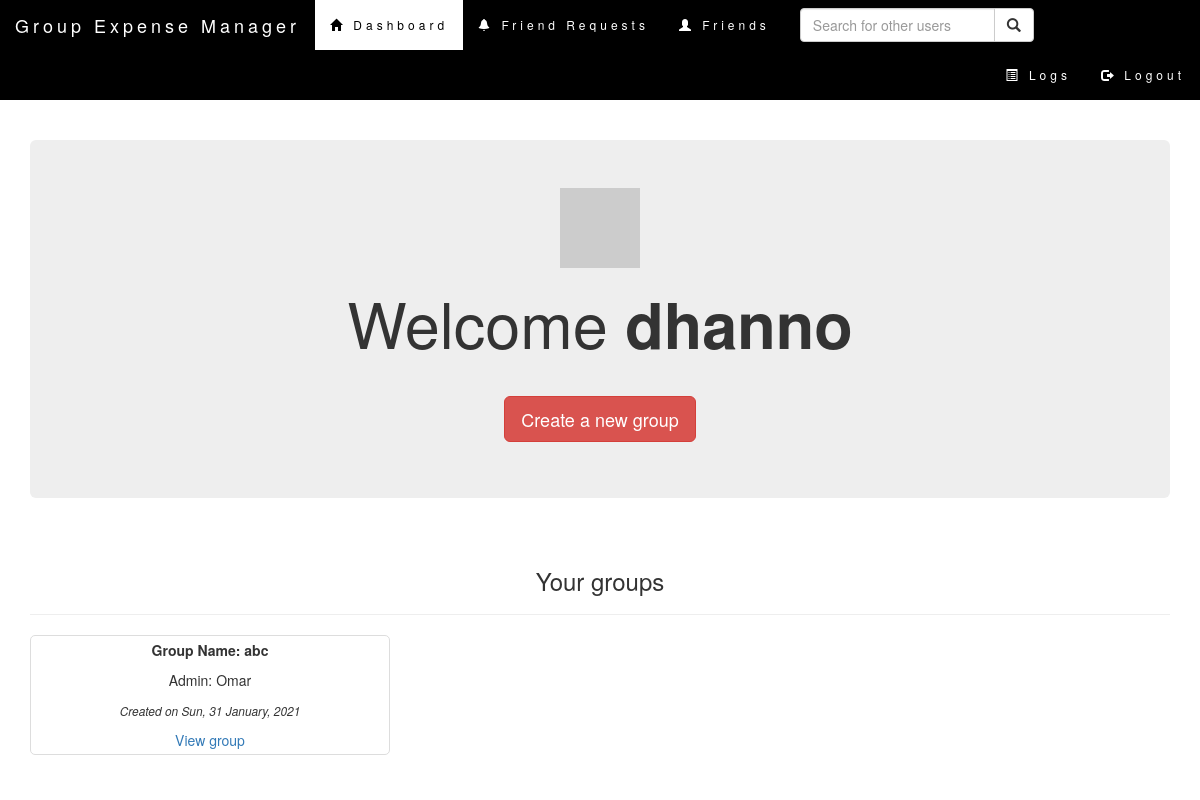
Screenshot of /home (signed in) with the database file from the repository.
### tables this page shows
CREATE TABLE groups (
    gname text not null,
    admin text not null,
    memeber text not null,
    groupDate text
);

### main.py (the view, shortened to what this page needs)
@app.route('/', methods=['POST', 'GET'])
@app.route('/home', methods=['POST', 'GET'])
def index():
    if 'username' in session:
        username = session['username']
        avatar = dbHandler.getProfilePic(username, 100)
        groups = dbHandler.getGroups(username)
        gd = {}
        for i in groups:
            temp = dbHandler.getGroupMemebers(i[0], i[1])
            gd[i] = temp
            groups = gd
        return render_template('loggedinindex.html', username=username, groups=gd, avatar=avatar)
    return render_template('index.html')

### main.py (called while the page is built)
@app.after_request
def after_request(response):
    response.headers["Cache-Control"] = "no-cache, no-store, must-revalidate"
    return response

### models_1.py (called while the page is built)
def getProfilePic(user, size):
    con = sql.connect("database.db")
    cur = con.cursor()
    obj = cur.execute("SELECT email FROM users WHERE username='" + user + "'")
    obj = str(obj.fetchone())
    digest = md5(obj.lower().encode('utf-8')).hexdigest()
    return 'https://www.gravatar.com/avatar/{}?d=identicon&s={}'.format(digest, size)

def getGroups(user):
    con = sql.connect("database.db")
    cur = con.cursor()
    cur.execute(
        "SELECT gname, admin, groupDate FROM groups WHERE admin=='{0}' OR memeber=='{0}'".format(user))
    lis = cur.fetchall()
    ret = []
    for item in lis:
        if item not in ret:
            ret.append(item)
    con.commit()
    con.close()
    print (ret)
    return ret

def getGroupMemebers(groupName, admin):
    con = sql.connect("database.db")
    cur = con.cursor()
    cur.execute(
        "SELECT gname, admin, memeber FROM groups WHERE gname=='{0}' AND admin=='{1}'".format(groupName, admin))
    return cur.fetchall()
    con.commit()
    con.close()

### templates/loggedinindex.html (shortened to what this page needs)
<!DOCTYPE HTML>
<html lang="en">
    <head>
        <link rel="stylesheet" href="https://maxcdn.bootstrapcdn.com/bootstrap/3.3.7/css/bootstrap.min.css">
        <link rel="stylesheet" type="text/css" href="{{ url_for('static',filename='css/navbar.css') }}">
    </head>
    <body>
    <nav class="navbar navbar-inverse">
        <div class="container-fluid">
            <div class="navbar-header">
            <a class="navbar-brand" href="#">Group Expense Manager</a>
            </div>
            <ul class="nav navbar-nav">
                <li class="active"><a href="{{ url_for('index') }}"><span class="glyphicon glyphicon-home"></span> Dashboard</a></li>
                <li><a href="{{ url_for('notifications') }}"><span class="glyphicon glyphicon-bell"></span> Friend Requests</a></li>
                <li><a href="{{ url_for('getFriends') }}"><span class="glyphicon glyphicon-user"></span> Friends</a></li>
            </ul>
            <form class="navbar-form navbar-left" action="{{ url_for('index') }}" method="post">
                <div class="input-group">
                    <input type="text" class="form-control" placeholder="Search for other users" name="search">
                    <div class="input-group-btn">
                        <button class="btn btn-default" type="submit">
                            <i class="glyphicon glyphicon-search"></i>
                        </button>
                    </div>
                </div>
            </form>
            <ul class="nav navbar-nav navbar-right">
                <li><a href="{{ url_for('viewLog') }}"><span class="glyphicon glyphicon-list-alt"></span> Logs</a></li>
                <li><a href="{{ url_for('logout') }}"><span class="glyphicon glyphicon-log-out"></span> Logout</a></li>
            </ul>
        </div>
    </nav>
    <br>
    <br>
    <div class="container">
    <div class="jumbotron text-center">
    	    <img src="{{ avatar }}">
            <h1>Welcome <b>{{ username }}</b></h1>
            <br>
            <a href="{{ url_for('createGroup') }}" class="btn btn-danger navbar-btn btn-lg">Create a new group</a>
    </div>
    </div>
    <div class="container">
        <div class="page-header text-center"><h3>Your groups</h3></div>
    </div>
    <div class="container">
       <div class="row text-center">
        {% for i in groups.keys() %}
            <div class="col-sm-4">
                <div class="thumbnail">
                <p><strong> Group Name: {{i[0]}} </strong></p>
                <p> Admin: {{i[1]}} </p>
                <p><small><i>Created on {{i[2]}}</i></small></p>
                <a href="{{ url_for('viewGroup', groupName=i[0], admin=i[1]) }} "> View group </a>
                </div>
            </div>
        {% endfor %}
        </div>
    </div>
    </body>
</html>

### static/css/navbar.css (style rules this page uses)
.navbar { margin-bottom: 0; background-color: black; z-index: 9999; border: 0; font-size: 12px !important; line-height: 1.42857143 !important; letter-spacing: 4px; border-radius: 0; }
.navbar li a, .navbar .navbar-brand { color: #fff !important; }
.navbar-nav li a:hover, .navbar-nav li.active a { color: black !important; background-color: #fff !important; }

### templates/loggedinindex.html (style rules this page uses)
.thumbnail { border-radius: 5px; }

### rows the page displays
groups: gname "abc", admin "Omar", groupDate "Sun, 31 January, 2021"

### other values shown
{{ username }} "dhanno"
